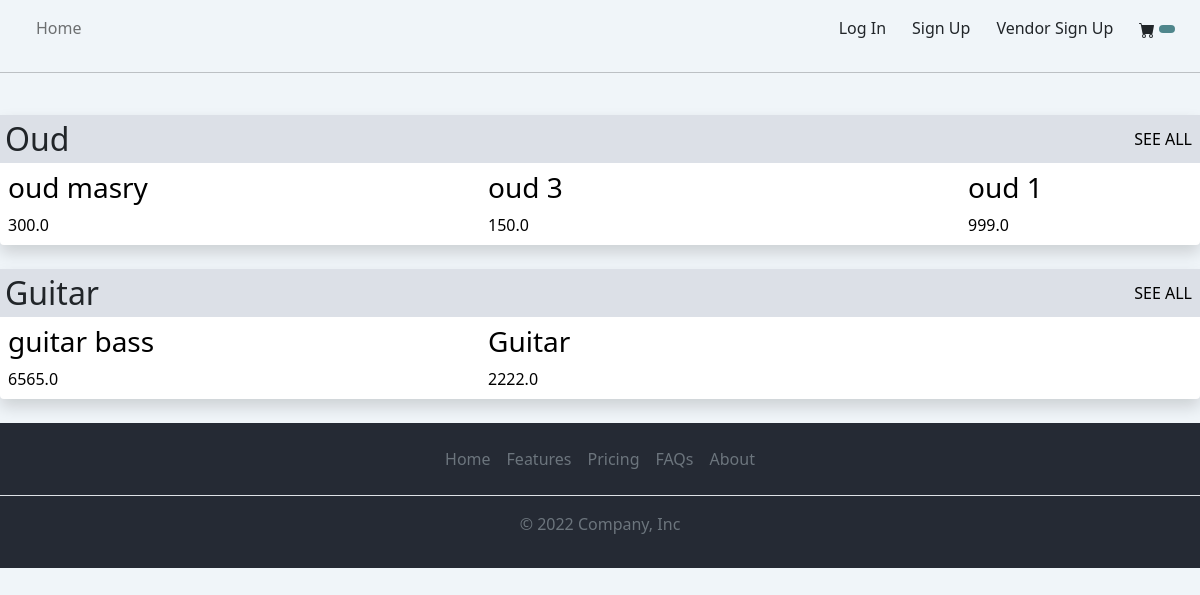
Before: /inst/String Instruments/ with the older database file.
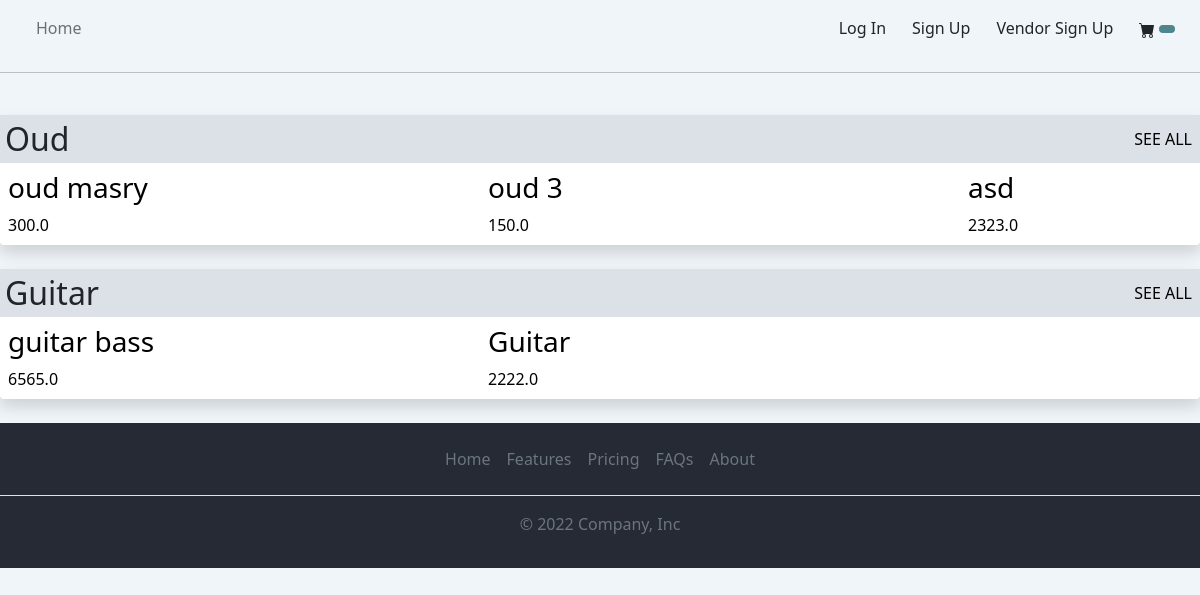
After: the same page with the newer database file.
### store/models.py (models this page shows, shortened)
class SubCategory(models.Model):
    name = models.CharField(max_length=200)
    category = models.ForeignKey(Category,on_delete=models.CASCADE,null=True)

class Product(models.Model):
    category = models.ForeignKey(Category,on_delete=models.CASCADE,null=True)
    subCategory = ChainedForeignKey(SubCategory,'category','category',False,True)
    name = models.CharField(max_length=200)
    slug = models.SlugField(max_length=200,null=True,blank=True)
    price = models.FloatField()
    image = models.ImageField(null=True,blank=True)
    vendor = models.ForeignKey(Vendor,null=True,on_delete=models.CASCADE)
    def __str__(self):
        return self.name
    @property
    def imageURL(self):
        try:
            url = self.image.url
        except:
            url = ''
        return url

### store/views.py (the view)
# urls.py: path('inst/<str:pk>/',views.instrumentView,name='instruments'),
def instrumentView(request,pk):
    subs=Category.objects.get(name=pk)
    subCats=SubCategory.objects.all().filter(category__name=subs)
    products= Product.objects.filter(category__name=subs)
    print(products)
    context = {'subCats':subCats,'products':products}
    return render(request,'store/instruments.html',context)

### store/models.py (called while the page is built)
    def __str__(self):
        return self.name

### store/templates/store/instruments.html (shortened to what this page needs)
{% extends 'store/base.html' %}
{% load static %}
{% block content %}
{% for subCat in subCats %}
<div class="shadow mb-4 bg-body rounded scroll">
    <div>
        <div class="d-flex justify-content-between align-items-center" style="background-color: #dce0e7;">
        <h2 class="text-center">{{subCat.name}}</h2>
        <a class="p-2" href="{% url 'subCategory' subCat.name %}">SEE ALL</a>
        </div>
    </div>
    <div class="d-flex of align-items-stretch">
        {% for product in products %}
            {% if product.subCategory == subCat %}
            <div class="p-2 itm d-flex align-items-end" >
                <a class="d-flex flex-column" href="{% url 'product' product.slug %}">
                    <h3>{{product.name}}</h3>
                    <div>{{product.price}}</div>
                </a>
            </div>
            {% endif %}
        {% endfor %}
    </div>
</div>
{% endfor %}
{% endblock content %}

### store/templates/store/base.html (shortened to what this page needs)
<!DOCTYPE html>
{% load static %}
<html lang="en">
<head>
  <link href="https://cdn.jsdelivr.net/npm/bootstrap@5.1.3/dist/css/bootstrap.min.css" rel="stylesheet"
>
  <link rel="stylesheet" href="https://cdnjs.cloudflare.com/ajax/libs/font-awesome/6.1.1/css/all.min.css" />
  <link rel="stylesheet" href="{% static 'css/main.css' %}">
</head>
<body style="background-color: #F0F5F9;">
  <header style="background-color: #F0F5F9;">
    <div>
      <nav class="navbar navbar-expand-lg navbar-light">
        <div class="container-fluid">
          <div class="collapse navbar-collapse" id="navbarSupportedContent">
            <ul class="navbar-nav me-auto mb-2 mb-lg-0">
               <li class="nav-item">
                <a class="nav-link" href="{% url 'home' %}">Home</a>
              </li>
            </ul>
            {% if user.is_authenticated %}
            <a class="btn" href="{% url 'signout' %}">Log out</a>
              {% if user.is_customer %}
              <a class="btn" href="{% url 'customer-profile' %}">Profile</a>
              {% endif %}
              {% if user.is_vendor %}
              <a class="btn" href="{% url 'dashboard' %}">Dashboard</a>
              {% endif %}
            {% else %}
            <a class="btn" href="{% url 'signin' %}">Log In</a>
            <a class="btn" href="{% url 'customer-signup' %}">Sign Up</a>
            <a class="btn" href="{% url 'vendor-signup' %}">Vendor Sign Up</a>
            {% endif %}
            <a href="{% url 'cart' %}" class="btn d-none d-lg-block">
              <span class="badge rounded-pill bg-dark">
              </span>
            </a>
          </div>
        </div>
      </nav>
    </div>
    <hr class="divider">
  </header>
  <main>
    {% block content %}
    {% endblock content %}
  </main>
  <div class="" style="background-color: #252A34;">
    <footer class="py-3 my-4">
      <ul class="nav justify-content-center border-bottom pb-3 mb-3">
        <li class="nav-item"><a href="#" class="nav-link px-2 text-muted">Home</a></li>
        <li class="nav-item"><a href="#" class="nav-link px-2 text-muted">Features</a></li>
        <li class="nav-item"><a href="#" class="nav-link px-2 text-muted">Pricing</a></li>
        <li class="nav-item"><a href="#" class="nav-link px-2 text-muted">FAQs</a></li>
        <li class="nav-item"><a href="#" class="nav-link px-2 text-muted">About</a></li>
      </ul>
      <p class="text-center text-muted">© 2022 Company, Inc</p>
    </footer>
  </div>
</body>
</html>

### static/css/main.css (style rules this page uses)
a { text-decoration: none; color: black; }
h2 { margin: 0; padding: 5px; }
.of { overflow-x: auto; overflow-y: hidden; }
.itm { max-width: 40%; min-width: 40%; }
.scroll { -webkit-overflow-scrolling: touch; }
.bg-dark { background-color: #4f868c!important; }
.btn { border-radius: 0; }

Changed rows visible on the page:
removed Product: name "oud 1", price "999.0", shown under SubCategory "Oud"
computed for SubCategory "Oud": gains Product (name "asd", price "2323.0")
